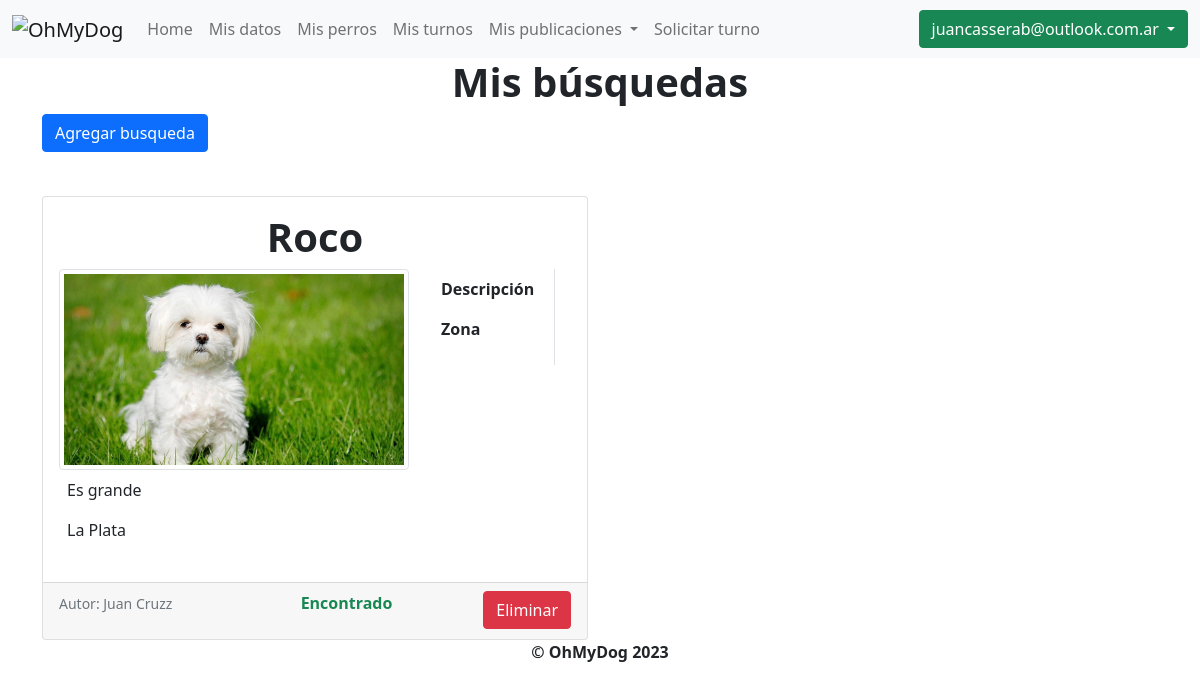
The app's page /mis_busquedas (signed in) with its own data.
### OhMyDog/models.py (models this page shows, shortened)
class Usuario(AbstractBaseUser, PermissionsMixin):
    mail = models.EmailField(unique=True)
    password = models.CharField(max_length=255)
    cliente = models.OneToOneField(Cliente, null=True, on_delete=models.CASCADE)
    habilitado = models.BooleanField(default=True)
    primer_inicio = models.BooleanField(default=True)
    is_staff = models.BooleanField(default=False)
    USERNAME_FIELD = "mail"
    objects = UsuarioManager()

### OhMyDog/modelos/publicaciones/busquedas.py (models this page shows, shortened)
class Busqueda(models.Model):
    id = models.BigAutoField(primary_key=True)
    cliente = models.ForeignKey(Cliente, null=False, on_delete=models.CASCADE)
    nombre = models.CharField(max_length=30)
    descripcion = models.TextField(null=True)
    zona = models.TextField()
    encontrado = models.BooleanField(default=False)
    foto = models.ImageField(upload_to="fotos/")

### OhMyDog/modelos/clientes/clientes.py (models this page shows, shortened)
class Cliente(models.Model):
    id = models.BigAutoField(primary_key=True)
    nombre = models.CharField(max_length=30)
    email = models.EmailField(max_length=30)
    telefono = models.CharField(max_length=20)
    habilitado = models.BooleanField(default=True)

### OhMyDog/views/publicaciones_busquedas.py (the view)
# urls.py: path("mis_busquedas", mis_busquedas, name="mis_busquedas"),
@login_required
def mis_busquedas(request):
    cliente = request.user.cliente
    busquedas = filtrar_busquedas_por_cliente(cliente)
    return render(request, "mis_busquedas.html", {"busquedas": busquedas})

### OhMyDog/modelos/publicaciones/__init__.py (called while the page is built)
def filtrar_busquedas_por_cliente(cliente):
    return Busqueda.objects.filter(cliente=cliente)

### OhMyDog/templates/mis_busquedas.html (shortened to what this page needs)
{% extends 'layout.html' %}
{% block content %}
<h1 style="text-align:center">Mis búsquedas</h1>
<div class="container bootstrap snippets bootdey">
    <a type="button" class="btn btn-primary" href="{% url 'agregar_publicacion_busqueda' %}"
    style="margin-bottom: 20px;">
    Agregar busqueda
    </a>
    {% if busquedas %}
        {% for busqueda in busquedas %}
        {% if forloop.counter0|divisibleby:2 %}
        <div class="row">
        {% endif %}
        <div class="col-sm-6">
            <div class="card mt-4">
                <div class="card-body">
                    <h1 class="card-title text-center">{{ busqueda.nombre }}</h1>
                    <div class="row">
                        <div class="col-auto">
                            <img src="{{ busqueda.foto.url }}" alt="Foto del perro" class="img-thumbnail" style="max-width: 350px; max-height: 350px;">
                        </div>
                        <div class="col-auto vertical-line">
                            <table class="table table-borderless">
                                <tbody>
                                    <tr>
                                        <th>Descripción</th>
                                    </tr>
                                    <tr>
                                        <th>Zona</th>
                                    </tr>
                                </tbody>
                            </table>
                        </div>
                        <div class="col">
                            <table class="table table-borderless">
                                <tbody>
                                    <tr>
                                        <td>{{ busqueda.descripcion }}</td>
                                    </tr>
                                    <tr>
                                        <td>{{ busqueda.zona }}</td>
                                    </tr>
                                </tbody>
                            </table>
                        </div>
                    </div>
                </div>
                <div class="card-footer">
                    <div class="row">
                        <div class="col">
                            <p class="card-text"><small class="text-muted">Autor: {{ busqueda.cliente.nombre }}</small></p>
                        </div>
                        {%if not busqueda.encontrado%}
                            <div class="col text-end">
                                <a type="button" class="btn btn-success" onclick="confirmarAdopcion(event);"
                                    href="{%url 'marcar_como_encontrado' busqueda.id %}">Marcar como encontrado
                                </a>
                            </div>
                        {%else%}
                            <div class="col text-end">
                                <p class="text-success" style="font-weight:bold">Encontrado</p>
                            </div>
                        {%endif%}
                            <div class="col text-end">
                                <a type="button" class="btn btn-danger" onclick="confirmarEliminacion(event);"
                                    href="{%url 'eliminar_busqueda' busqueda.id %}">Eliminar
                                </a>
                            </div>
                    </div>
                </div>
            </div>
        </div>
        {% if forloop.counter|divisibleby:2 or forloop.last %}
        </div>
        {% endif %}
        {% endfor %}
    {% else %}
        <p>No se encontraron búsquedas</p>
    {% endif %}
</div>
{% endblock %}

### OhMyDog/templates/layout.html (shortened to what this page needs)
<!DOCTYPE html>
<html>
	<head>
		<link
			href="https://cdn.jsdelivr.net/npm/bootstrap@5.0.2/dist/css/bootstrap.min.css"
			rel="stylesheet"
		/>
	</head>
	<body>
		<header>
			<nav class="navbar navbar-expand-lg navbar-light bg-light">
				<div class="container-fluid">
					<a class="navbar-brand">
						<img src="http://imgfz.com/i/eq02Nh8.png" alt="OhMyDog" />
					</a>
					<div class="collapse navbar-collapse" id="navbarSupportedContent">
						<ul class="navbar-nav me-auto mb-2 mb-lg-0">
							{% if user.is_authenticated %}
								{% if user.is_staff %}
									<li class="nav-item">
										<a class="nav-link" href="{% url 'home' %}">Home</a>
									</li>
									<li class="nav-item">
										<a class="nav-link" href="{% url 'clientes' %}">Listar clientes</a>
									</li>
									<li class="nav-item">
										<a class="nav-link" href="{% url 'registrar_cliente' %}">Registrar cliente</a>
									</li>
									<li class="nav-item">
										<a class="nav-link" href="{% url 'solicitudes_de_turnos' %}">Solicitudes de turnos</a>
									</li>
									<li class="nav-item dropdown">
										<a
											class="nav-link dropdown-toggle"
											role="button"
											data-bs-toggle="dropdown"
											aria-expanded="false"
										>
											Publicaciones
										</a>
										<ul
											class="dropdown-menu"
											aria-labelledby="navbarDropdown"
										>
											<li>
												<a class="dropdown-item" href="{%url 'agregar_paseador_cuidador_al_mapa' %}"
													>Registrar paseador o cuidador</a
												>
											</li>
											<li>
												<a class="dropdown-item" href="agregar_campania_donacion"
													>Agregar campaña de donación</a
												>
											</li>
										</ul>
								</li>
								{% else %}
									<li class="nav-item">
										<a class="nav-link" href="{% url 'home' %}">Home</a>
									</li>
									<li class="nav-item">
										<a class="nav-link" href="{% url 'mis_datos' %}">Mis datos</a>
									</li>
									<li class="nav-item">
										<a class="nav-link" href="{% url 'mis_perros' %}">Mis perros</a>
									</li>
									<li class="nav-item">
										<a class="nav-link" href="{% url 'mis_turnos' %}">Mis turnos</a>
									</li>
									<li class="nav-item dropdown">
											<a
												class="nav-link dropdown-toggle"
												role="button"
												data-bs-toggle="dropdown"
												aria-expanded="false"
											>
												Mis publicaciones
											</a>
									</li>
									<li class="nav-item">
										<a class="nav-link" href="{% url 'solicitar_turno' %}">Solicitar turno</a>
									</li>
								{% endif %}
							{% else %}
								<li class="nav-item">
									<a class="nav-link" href="{% url 'home' %}">Home</a>
								</li>
							{% endif %}
						</ul>
						{% if user.is_authenticated %}
							<li class="nav-item dropdown" style="border-radius: 6px; list-style-type: none;">
								<a class="btn {% if user.is_staff %} btn-primary {% else %} btn-success {% endif %} dropdown-toggle" href="#" id="navbarDropdown" role="button" data-bs-toggle="dropdown" aria-expanded="false">
									{{ user.mail }}
								</a>
							</li>
						{% else %}
							<li class="nav-item">
								<a class="btn btn-primary" id="iniciar_sesion" href="{% url 'login' %}">Iniciar sesión</a>
							</li>
						{% endif %}
					</div>
				</div>
			</nav>
		</header>
		<div class="content">
			{% block content %}{% endblock %}
		</div>
		<footer class="footer">
			<p style="text-align: center; font-weight: bold ">© OhMyDog 2023</p>
		</footer>
	</body>
</html>

### OhMyDog/templates/layout.html (style rules this page uses)
h1 { font-weight: bold; }

### OhMyDog/templates/mis_busquedas.html (style rules this page uses)
.vertical-line { border-right: 1px solid #dee2e6; height: 100%; }

### records on screen
Usuario: mail "juancasserab@outlook.com.ar"
Busqueda: nombre "Roco", foto (picture), descripcion "Es grande", zona "La Plata", cliente.nombre "Juan Cruzz", encontrado "Encontrado"
